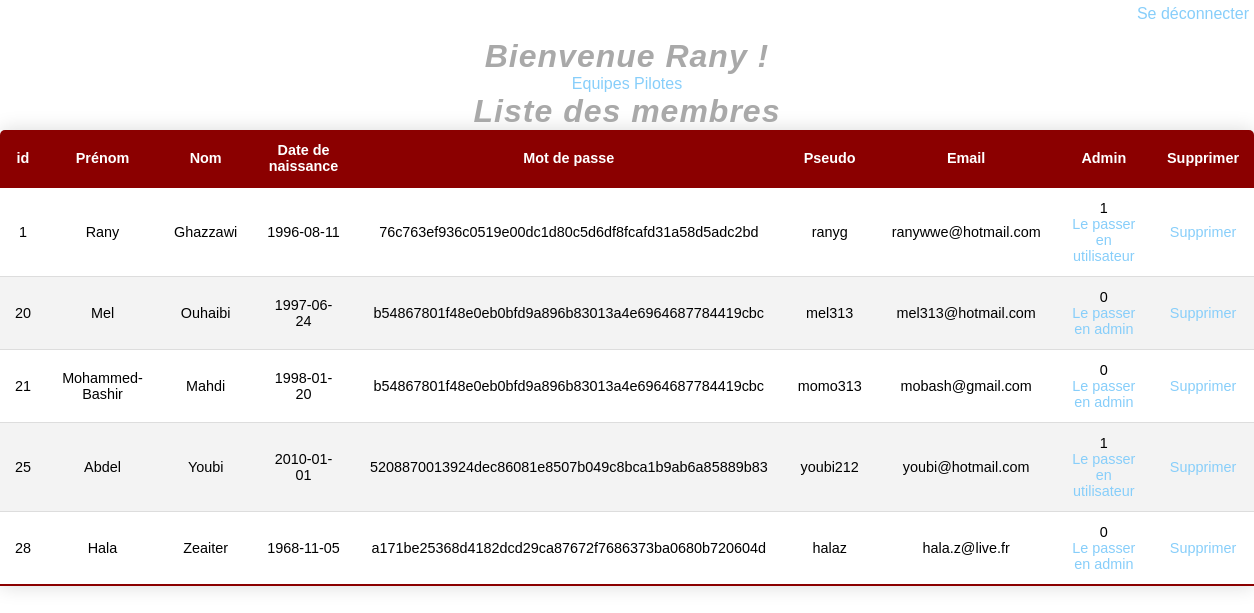
The app's page /Admin/admin_home.php (signed in) with its own data.
### tables this page shows
CREATE TABLE users (
    id BIGINT UNSIGNED AUTO_INCREMENT PRIMARY KEY,
    first_name VARCHAR(255) NOT NULL,
    last_name VARCHAR(255) NOT NULL,
    birthdate DATE NOT NULL,
    password VARCHAR(50) NOT NULL,
    nickname VARCHAR(10) NOT NULL,
    mail VARCHAR(255) NOT NULL,
    is_admin BOOLEAN NOT NULL DEFAULT FALSE
);

### site/functions_users.php (called while the page is built, shortened)
<?php
function is_logged()
{
    if(isset($_SESSION['auth']))
    {
        return true;
    }
    return false;
}

### Admin/functions.php (called while the page is built, shortened)
<?php
function affiche_membres()
{
    extract($_POST);
    try
    {
        $sql = "SELECT * FROM users";
        $db = new dbClass();
        $conn = $db->dbConnect();
        $conn->setAttribute(PDO::ATTR_ERRMODE, PDO::ERRMODE_EXCEPTION);
        $sth = $conn->prepare($sql);
        $sth->execute();
        $membres = $sth->fetchAll();
        if($membres)
        {
            return $membres;
        }
        else
        {
            echo "erreurs";
        }
    }
    catch(PDOException $e)
    {
        echo $e;
        return false;
    }
}

### Admin/admin_home.php (the view, shortened to what this page needs)
<?php
require_once "../site/functions_users.php";
require_once "functions.php";
require_once "admin_header.php";
?>
<?php if(is_logged() && $_SESSION['auth']['is_admin'] == 1): ?>
    <a class="link" id="deconnexion" href="logout.php"> Se déconnecter </a>
    <br>
    <h1> Bienvenue <?= $_SESSION['auth']['first_name']; ?> !</h1>
    <nav>
        <a class="link" href="equipes.php"> Equipes </a>
        <a class="link" href="pilotes.php"> Pilotes </a>
    </nav>
    <h2> Liste des membres </h2>
    <table class="tab">
        <thead>
            <tr>
                <th> id </th>
                <th> Prénom </th>
                <th> Nom </th>
                <th> Date de naissance </th>
                <th> Mot de passe </th>
                <th> Pseudo </th>
                <th> Email </th>
                <th> Admin </th>
                <?php if($_SESSION['auth']['id'] == 1): ?>
                    <th> Supprimer </th>
                    <?php endif; ?>
            </tr>
        </thead>
                <?php
            $membres = affiche_membres();
            foreach ($membres as $membre):
        ?>
            <tr>
                <td> <?= $membre['id'] ?> </td>
                <td> <?= $membre['first_name'] ?> </td>
                <td> <?= $membre['last_name'] ?> </td>
                <td> <?= $membre['birthdate'] ?> </td>
                <td> <?= $membre['password'] ?> </td>
                <td> <?= $membre['nickname'] ?> </td>
                <td> <?= $membre['mail'] ?> </td>
                <td> <?= $membre['is_admin'] ?>
                    <?php if($membre['is_admin'] == 0 && $_SESSION['auth']['id'] != 1): ?>
                            <br/>
                            <a class="link" href="changement.php?type=admin&option&id=<?= $membre['id'] ?>"> Le passer en admin </a>
                    <?php elseif($_SESSION['auth']['id'] == 1 && $membre['is_admin'] == 0): ?>
                            <br/>
                            <a class="link" href="changement.php?type=superadmin&value=0&option=1&id=<?= $membre['id'] ?>"> Le passer en admin </a>
                    <?php elseif($_SESSION['auth']['id'] == 1 && $membre['is_admin'] == 1): ?>
                            <br/>
                            <a class="link" href="changement.php?type=superadmin&value=1&option=1&id=<?= $membre['id'] ?>"> Le passer en utilisateur </a>
                    <?php endif; ?>
                </td>
                <?php if($_SESSION['auth']['id'] == 1): ?>
                    <td> <a class="link" href="supprime_compte.php?option=1&supprime=<?= $membre['id'] ?>"> Supprimer </a> </td>
                <?php endif; ?>
            </tr>
        <?php endforeach; ?>
    </table>
<?php endif; ?>
<?php
require_once "admin_footer.php";
?>

### Admin/admin_style.css (style rules this page uses)
body, h1, ul, li, div, a, span, h2, h3 { list-style: none; text-decoration: none; margin: 0; padding: 0; color: black; font-family: Arial; }
h1 { margin-top: 20px; margin-left: auto; margin-right: auto; }
h1, h2 { font-style: oblique; font-size: 32px; font-family: arial; letter-spacing: 1px; color: darkgrey; text-align: center; }
::placeholder { text-align: center; color: rgb(131, 2, 13); opacity: 0.6; }
.tab { border-collapse: collapse; margin-right: auto; margin-left: auto; font-size: 0.9em; min-width: 400px; border-radius: 5px 5px 0 0; overflow: hidden; box-shadow: 0 0 20px rgba(0, 0, 0, 0.15); }
.tab thead tr { background-color: darkred; color: #ffffff; text-align: left; font-weight: bold; }
.tab th, .tab td { padding: 12px 15px; text-align: center; }
.tab tr { border-bottom: 1px solid #dddddd; }
.tab tr:nth-of-type(even) { background-color: #f3f3f3; }
.tab tr:last-of-type { border-bottom: 2px solid darkred; }
.link { color: lightskyblue; }
#deconnexion { float: right; margin-top: 5px; margin-right: 5px; }
nav { margin-left: auto; margin-right: auto; text-align: center; }

### records on screen
users: id "1", first_name "Rany", last_name "Ghazzawi", birthdate "1996-08-11", password "76c763ef936c0519e00dc1d80c5d6df8fcafd31a58d5adc2bd", nickname "ranyg", mail "ranywwe@hotmail.com", is_admin "1"
users: id "20", first_name "Mel", last_name "Ouhaibi", birthdate "1997-06-24", password "b54867801f48e0eb0bfd9a896b83013a4e6964687784419cbc", nickname "mel313", mail "mel313@hotmail.com", is_admin "0"
users: id "21", first_name "Mohammed-Bashir", last_name "Mahdi", birthdate "1998-01-20", password "b54867801f48e0eb0bfd9a896b83013a4e6964687784419cbc", nickname "momo313", mail "mobash@gmail.com", is_admin "0"
users: id "25", first_name "Abdel", last_name "Youbi", birthdate "2010-01-01", password "5208870013924dec86081e8507b049c8bca1b9ab6a85889b83", nickname "youbi212", mail "youbi@hotmail.com", is_admin "1"
users: id "28", first_name "Hala", last_name "Zeaiter", birthdate "1968-11-05", password "a171be25368d4182dcd29ca87672f7686373ba0680b720604d", nickname "halaz", mail "hala.z@live.fr", is_admin "0"

### other values on screen
$_SESSION['auth']['first_name'] "Rany"
